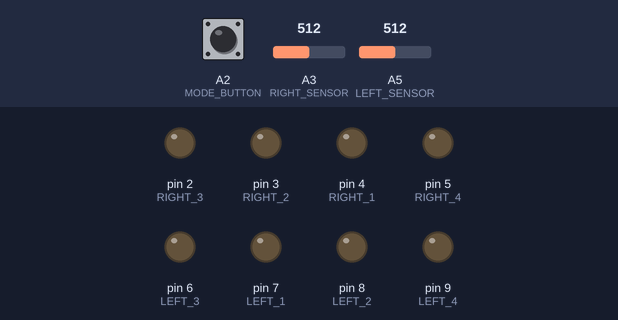
A sketch run on a simulated Arduino Uno, built with avr-gcc and run on an emulated ATmega328P. Shown: output pins drawn as LEDs (lit = HIGH). Dashed ring = blinking. Inputs (shaded band) come from the test bench; at power-on: A2 (MODE_BUTTON) LOW, A3 (RIGHT_SENSOR) = 512, A5 (LEFT_SENSOR) = 512.

Above: at 3.2 s.
3.3 s: A2 (MODE_BUTTON) pulled HIGH for 0.15 s
At 3.8 s:
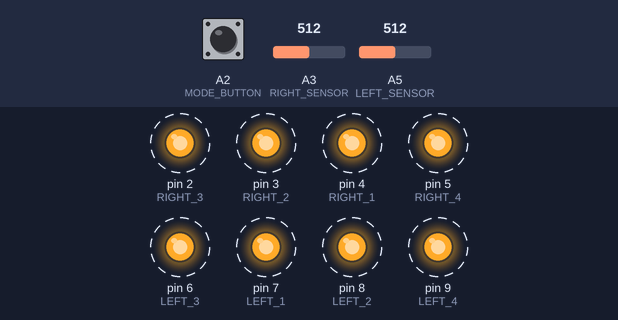
5.8 s: A2 (MODE_BUTTON) pulled HIGH for 1 s
At 7.7 s:
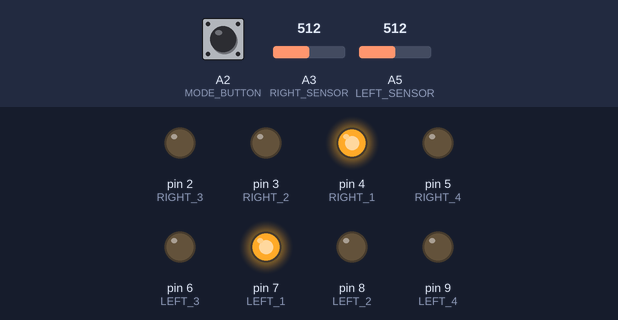
9.8 s: A2 (MODE_BUTTON) pulled HIGH for 3.2 s
At 10.4 s:
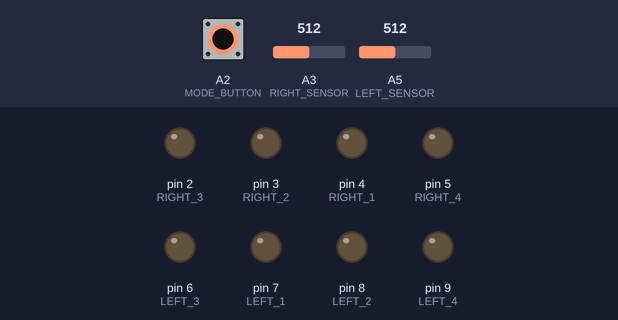
Timing chart, 0 to 12.8 s (numbered marks = the images above; inputs shaded):
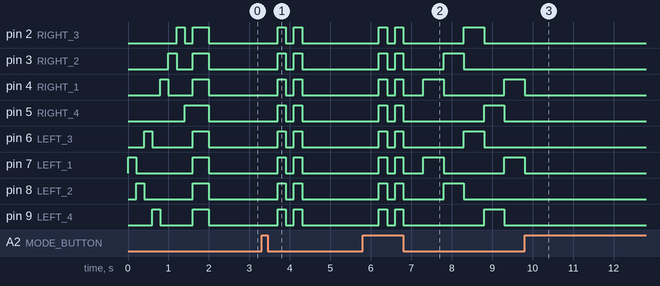

Measured:
- after the input at 3.3 s, pin 2 (RIGHT_3), pin 3 (RIGHT_2), pin 4 (RIGHT_1), pin 5 (RIGHT_4), pin 6 (LEFT_3), pin 7 (LEFT_1), pin 8 (LEFT_2), pin 9 (LEFT_4): alternates HIGH for 0.20 s and LOW for 0.20 s, 4 changes in all, then stays LOW, starting after 0.40 s
- after the input at 5.8 s, pin 2 (RIGHT_3): goes HIGH 0.20 s, LOW 0.20 s, HIGH 0.20 s, LOW 1.5 s, HIGH 0.50 s, then LOW, starting after 0.40 s; pin 3 (RIGHT_2): goes HIGH 0.20 s, LOW 0.20 s, HIGH 0.20 s, LOW 1.0 s, HIGH 0.50 s, then LOW, starting after 0.40 s
- after the input at 9.8 s, pin 2 (RIGHT_3), pin 3 (RIGHT_2), pin 5 (RIGHT_4), pin 6 (LEFT_3), pin 8 (LEFT_2), pin 9 (LEFT_4): stops changing and stays LOW; pin 4 (RIGHT_1), pin 7 (LEFT_1): goes on until 9.8 s, then stays LOW

The sketch:

CSSE3002_code.ino
```cpp
#define LEFT_1 7 // Light Set 1
#define LEFT_2 8 // Light Set 2
#define LEFT_3 6 // Light Set 3
#define LEFT_4 9 // Light Set 4
#define RIGHT_1 4 // Light Set 5
#define RIGHT_2 3 // Light Set 6
#define RIGHT_3 2 // Light Set 7
#define RIGHT_4 5 // Light Set 8

#define MODE_BUTTON A2 // Mode switch button (pin 2 for interrupts)

#define RIGHT_SENSOR A3 // Right leg vibration sensor pin
#define LEFT_SENSOR A5 // Left leg vibration sensor pin

#define STEP_THRESHOLD 1000

volatile int mode = 0; // 0 off, 1 running, 2 display
volatile boolean buttonReady = true; // True when button is ready to be clicked
boolean leftOn = false; // true when the left leg is being turned on next for running mode

void setup() {
  pinMode(LEFT_1, OUTPUT);
  pinMode(LEFT_2, OUTPUT);
  pinMode(LEFT_3, OUTPUT);
  pinMode(LEFT_4, OUTPUT);
  pinMode(RIGHT_1, OUTPUT);
  pinMode(RIGHT_2, OUTPUT);
  pinMode(RIGHT_3, OUTPUT);
  pinMode(RIGHT_4, OUTPUT);

  pinMode(MODE_BUTTON, INPUT);

  pinMode(RIGHT_SENSOR, INPUT);
  pinMode(LEFT_SENSOR, INPUT);

  powerOn();
}

void loop() {
  if (mode == 1) {
    runningCycle();
  } else if (mode == 2) {
    displayCycle();
  } else {
    offMode();
  }
}

/*void runningCycle() {
  modeChange();
  while (true) {
    right(1,1,1,1);
    left(0,0,0,0);
    delay(500);
    if (checkButton()) {
      return;
    }
    left(1,1,1,1);
    right(0,0,0,0);
    delay(500);
    if (checkButton()) {
      return;
    }
  }
}*/

/*
void runningCycle() {
  modeChange();
  int index = 0;
  boolean tests[10];
  boolean signal = false;

  while (true) {
    tests[index] = ((analogRead(RIGHT_SENSOR) >= STEP_THRESHOLD) || (analogRead(LEFT_SENSOR) >= STEP_THRESHOLD));
    index = (index + 1) % 10;
    for (int i = 0; i < 10; ++i) {
      signal &= tests[i];
    }
    if (signal) {
      toggleLight();
      delay(500);
      left(0,0,0,0);
      right(0,0,0,0);
      signal = false;
      for (int i = 0; i < 10; ++i) {
        tests[i] = false;
      }
    }
    if (checkButton()) {
      return;
    }
  }
}
*/

void runningCycle() {
  modeChange();
  int loopsSinceToggle = 200;
  while(true) {
    if (loopsSinceToggle >= 200) {
      if (signal()) {
        toggleLight();
        delay(500);
      } else {
        left(0,0,0,0);
        right(0,0,0,0);
      }
      if (checkButton()) {
        return;
      }
      loopsSinceToggle = 0;
    } else {
      ++loopsSinceToggle;
      //delay(10);
    }
  }
}

/** Check if there is a signal from the vibration sensors.
 *  Read a number of times, and if enough of those times are over the threshold,
 *  return true. Otherwise, return false.
 **/
boolean signal() {
  int count = 0;
  int highest = 0;
  boolean continuous = false;

  for (int i = 0; i < 20; ++i) {
    int rightRead = analogRead(RIGHT_SENSOR);
    int leftRead = analogRead(LEFT_SENSOR);
    if (leftRead >= STEP_THRESHOLD || rightRead >= STEP_THRESHOLD) {
      ++count;
      continuous = true;
    } else {
      continuous = false;
      if (count > highest) {
        highest = count;
      }
      count = 0;
    }
  }
  if (highest >= 10) {
    return true;
  } else {
    return false;
  }
}

void displayCycle() {
  modeChange();
  while (true) {
    right(1,0,0,0);
    left(1,0,0,0);
    delay(500);
    if (checkButton()) {
      return;
    }
    right(0,1,0,0);
    left(0,1,0,0);
    delay(500);
    if (checkButton()) {
      return;
    }
    right(0,0,1,0);
    left(0,0,1,0);
    delay(500);
    if (checkButton()) {
      return;
    }
    right(0,0,0,1);
    left(0,0,0,1);
    delay(500);
    if (checkButton()) {
      return;
    }
  }
}

/* standby mode: all off but responsive to the mode button */
void offMode() {
  left(0,0,0,0);
  right(0,0,0,0);
  delay(200);
  while (true) {
    if (checkButton()) {
      return;
    }
  }
}

/* Light up the left leg */
void left(boolean l1, boolean l2, boolean l3, boolean l4) {
 digitalWrite(LEFT_1, l1 ? HIGH : LOW);
 digitalWrite(LEFT_2, l2 ? HIGH : LOW);
 digitalWrite(LEFT_3, l3 ? HIGH : LOW);
 digitalWrite(LEFT_4, l4 ? HIGH : LOW);
}

/* Light up the right leg */
void right(boolean r1, boolean r2, boolean r3, boolean r4) {
 digitalWrite(RIGHT_1, r1 ? HIGH : LOW);
 digitalWrite(RIGHT_2, r2 ? HIGH : LOW);
 digitalWrite(RIGHT_3, r3 ? HIGH : LOW);
 digitalWrite(RIGHT_4, r4 ? HIGH : LOW);
}

/* true if button pressed (this procedure to avoid contact bounce) */
boolean checkButton() {
  if ((digitalRead(MODE_BUTTON) == HIGH) && buttonReady) {
    mode = (mode + 1) % 3;
    buttonReady = !buttonReady;
    return true;
  } else if ((digitalRead(MODE_BUTTON) == LOW) && !buttonReady) {
    buttonReady = !buttonReady;
  } else {
    return false;
  }
}

/* blink all lights once when mode changed */
void modeChange() {
  left(0,0,0,0);
  right(0,0,0,0);
  delay(400);
  left(1,1,1,1);
  right(1,1,1,1);
  delay(200);
  left(0,0,0,0);
  right(0,0,0,0);
  delay(200);
  left(1,1,1,1);
  right(1,1,1,1);
  delay(200);
  left(0,0,0,0);
  right(0,0,0,0);
  delay(500);
}

/* pattern displayed when device powered on */
void powerOn() {

  /* left leg first */
  right(0,0,0,0);

  left(1,0,0,0);
  delay(200);
  left(0,1,0,0);
  delay(200);
  left(0,0,1,0);
  delay(200);
  left(0,0,0,1);
  delay(200);

  /* then right leg */
  left(0,0,0,0);

  right(1,0,0,0);
  delay(200);
  right(0,1,0,0);
  delay(200);
  right(0,0,1,0);
  delay(200);
  right(0,0,0,1);
  delay(200);

  /* then all on */
  left(1,1,1,1);
  right(1,1,1,1);
  delay(400);
}

void toggleLight() {
  if (leftOn) {
    right(1,1,1,1);
    left(0,0,0,0);
    leftOn = false;
  } else {
    left(1,1,1,1);
    right(0,0,0,0);
    leftOn = true;
  }
}
```
